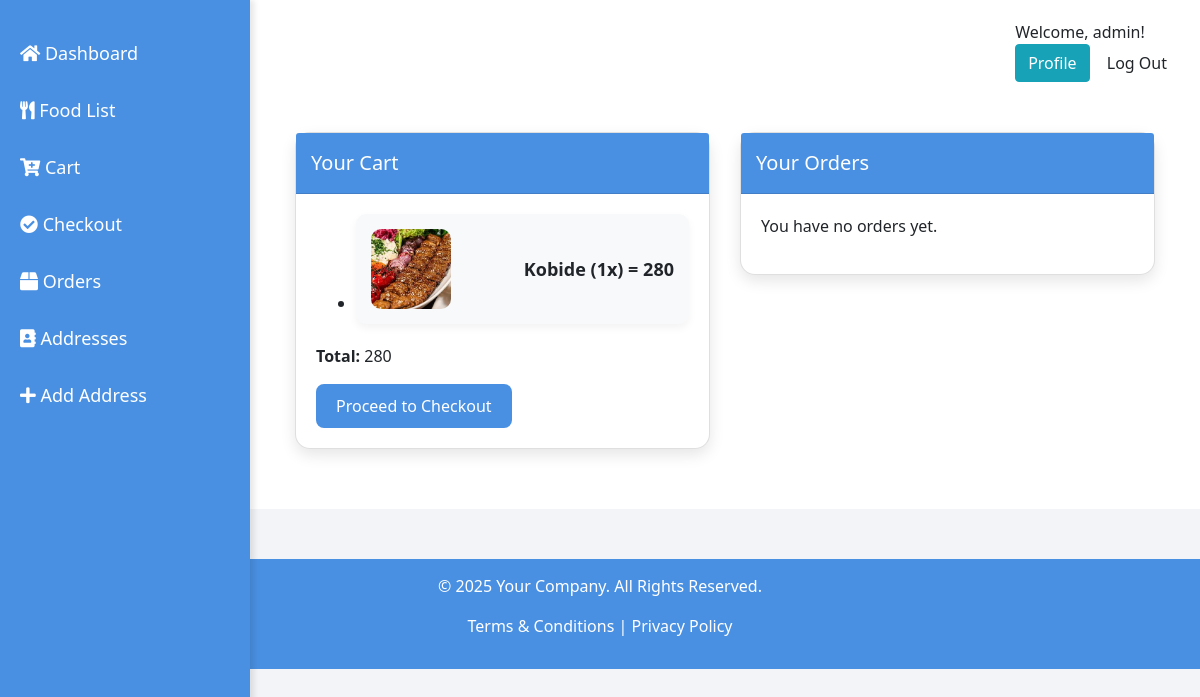
/customer/dashboard/ (signed in), run on an earlier commit of the app's database.
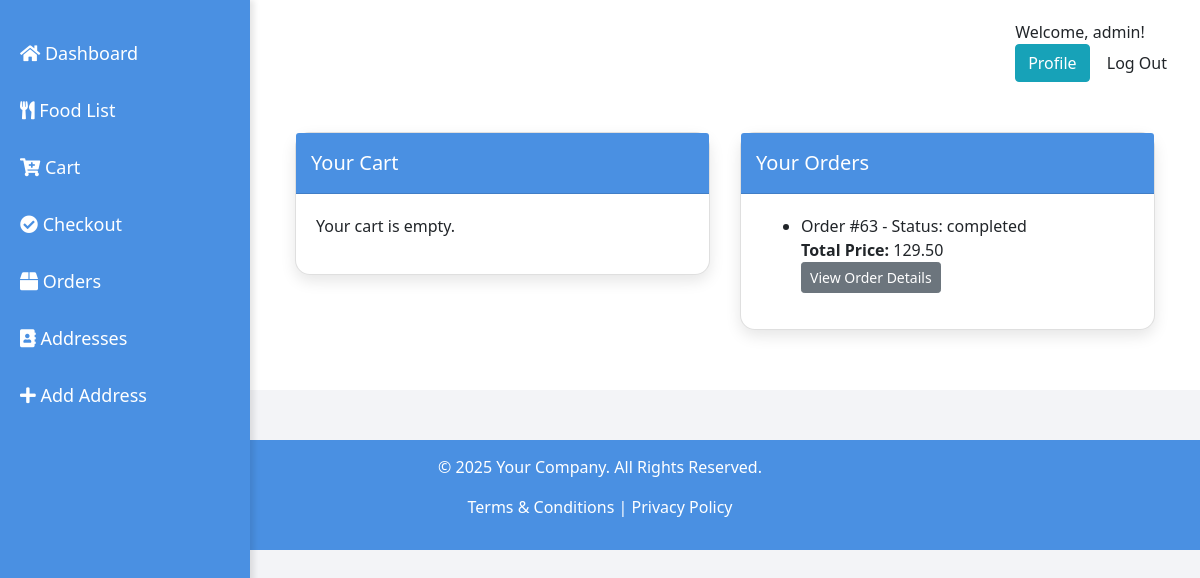
And on a later commit of the database.
### main/models.py (models this page shows, shortened)
class CartItem(models.Model):
    cart = models.ForeignKey(Cart, related_name='items', on_delete=models.CASCADE)
    food = models.ForeignKey(Food, on_delete=models.CASCADE)
    quantity = models.PositiveIntegerField(default=1)
    @property
    def total_price(self):
        return self.food.price * self.quantity

class Food(models.Model):
    CATEGORY_CHOICES = [
        ('irani', 'Irani'),
        ('kebab', 'Kebab'),
        ('pizza', 'Pizza'),
        ('burger', 'Burger'),
        ('strips', 'Strips'),
        ('salad', 'Salad'),
    ]
    name = models.CharField(max_length=100)
    description = models.TextField()
    price = models.PositiveIntegerField(default=0)
    image = models.ImageField(upload_to='food_images/', default='food_images/default_food.jpg')
    created_by = models.ForeignKey(settings.AUTH_USER_MODEL, on_delete=models.CASCADE)
    category = models.CharField(max_length=50, choices=CATEGORY_CHOICES, default='irani')
    stock = models.PositiveIntegerField(default=0)
    rating = models.DecimalField(max_digits=3, decimal_places=2, default=0.0, blank=True)
    rating_count = models.PositiveIntegerField(default=0)
    preparation_time = models.PositiveBigIntegerField(default=30)

class Order(models.Model):
    STATUS_CHOICES = [
        ('pending', 'Pending'),
        ('completed', 'Completed'),
        ('cancelled', 'Cancelled'),
    ]
    customer = models.ForeignKey(settings.AUTH_USER_MODEL, on_delete=models.CASCADE)
    address = models.TextField()
    order_date = models.DateTimeField(auto_now_add=True)
    status = models.CharField(max_length=20, choices=STATUS_CHOICES, default='pending')
    total_price = models.DecimalField(max_digits=10, decimal_places=2, default=0.00)
    discount_amount = models.DecimalField(max_digits=10, decimal_places=2, default=0.00)
    discount_code = models.CharField(max_length=50, blank=True, null=True)

### main/views.py (the view)
# urls.py: path('customer/dashboard/', CustomerDashboardView.as_view(), name='customer_dashboard'),
class CustomerDashboardView(LoginRequiredMixin, TemplateView):
    template_name = 'customer_dashboard.html'
    def get_context_data(self, **kwargs):
        cart = Cart.objects.filter(customer=self.request.user).first()
        cart_items = cart.items.all() if cart else []
        orders = Order.objects.filter(customer=self.request.user)
        total_price = sum(item.food.price * item.quantity for item in cart_items)
        return {
            'cart_items': cart_items,
            'orders': orders,
            'total_price': total_price
        }

### main/templates/customer_dashboard.html (shortened to what this page needs)
<!DOCTYPE html>
<html lang="en">
  <head>
    <link
      href="https://stackpath.bootstrapcdn.com/bootstrap/4.5.2/css/bootstrap.min.css"
      rel="stylesheet"
    />
    <link
      href="https://cdnjs.cloudflare.com/ajax/libs/font-awesome/5.15.3/css/all.min.css"
      rel="stylesheet"
    />
  </head>
  <body>
    <div class="header">
      <div class="user-info">
        <span>Welcome, {{ user.username }}!</span>
        <br />
        <a href="{% url 'profile' %}" class="btn btn-info">Profile</a>
        <a href="{% url 'login' %}" class="btn btn-logout">Log Out</a>
      </div>
    </div>
    <div class="sidebar">
      <a href="{% url 'customer_dashboard' %}"><i class="fas fa-home"></i> Dashboard</a>
      <a href="{% url 'customer_food_list' %}"><i class="fas fa-utensils"></i> Food List</a>
      <a href="{% url 'customer_cart_detail' %}"><i class="fas fa-cart-plus"></i> Cart</a>
      <a href="{% url 'customer_checkout' %}"><i class="fas fa-check-circle"></i> Checkout</a>
      <a href="{% url 'customer_order_list' %}"><i class="fas fa-box"></i> Orders</a>
      <a href="{% url 'manage_addresses' %}"><i class="fas fa-address-book"></i> Addresses</a>
      <a href="{% url 'customer_add_address' %}"><i class="fas fa-plus"></i> Add Address</a>
    </div>
    <div class="content-wrapper">
      <div class="container-fluid">
        <div class="row">
          <div class="col-lg-6">
            <div class="card">
              <div class="card-header">Your Cart</div>
              <div class="card-body">
                {% if cart_items %}
                <ul>
                  {% for cart_item in cart_items %}
                  <li>
                    <div class="food-list-item">
                      <img src="{{ cart_item.food.image.url }}" alt="{{ cart_item.food.name }}" />
                      <span>{{ cart_item.food.name }} ({{ cart_item.quantity }}x) = {{ cart_item.total_price }}</span>
                    </div>
                  </li>
                  {% endfor %}
                </ul>
                <p><strong>Total: </strong>{{ total_price }}</p>
                <a href="{% url 'customer_checkout' %}" class="btn btn-primary">Proceed to Checkout</a>
                {% else %}
                <p>Your cart is empty.</p>
                {% endif %}
              </div>
            </div>
          </div>
          <div class="col-lg-6">
            <div class="card">
              <div class="card-header">Your Orders</div>
              <div class="card-body">
                {% if orders %}
                <ul>
                  {% for order in orders %}
                  <li>
                    Order #{{ order.id }} - Status: {{ order.status }} <br />
                    <strong>Total Price: </strong>{{ order.total_price }}<br />
                    <a href="{% url 'customer_order_detail' order.id %}" class="btn btn-secondary btn-sm">View Order Details</a>
                  </li>
                  {% endfor %}
                </ul>
                {% else %}
                <p>You have no orders yet.</p>
                {% endif %}
              </div>
            </div>
          </div>
        </div>
      </div>
    </div>
    <div class="footer">
      <p>&copy; 2025 Your Company. All Rights Reserved.</p>
      <p><a href="#">Terms & Conditions</a> | <a href="#">Privacy Policy</a></p>
    </div>
  </body>
</html>

What changed in the data, as far as the page shows it:
removed CartItem: food.image (picture), food.name "Kobide", quantity "1", total_price "280"
added Order: id "63", status "completed", total_price "129.50"
Also different on the page:
{{ total_price }}: "280" → (not shown)
text no longer shown: "Total: Proceed to Checkout You have no orders yet."
text now shown: "Your cart is empty."
